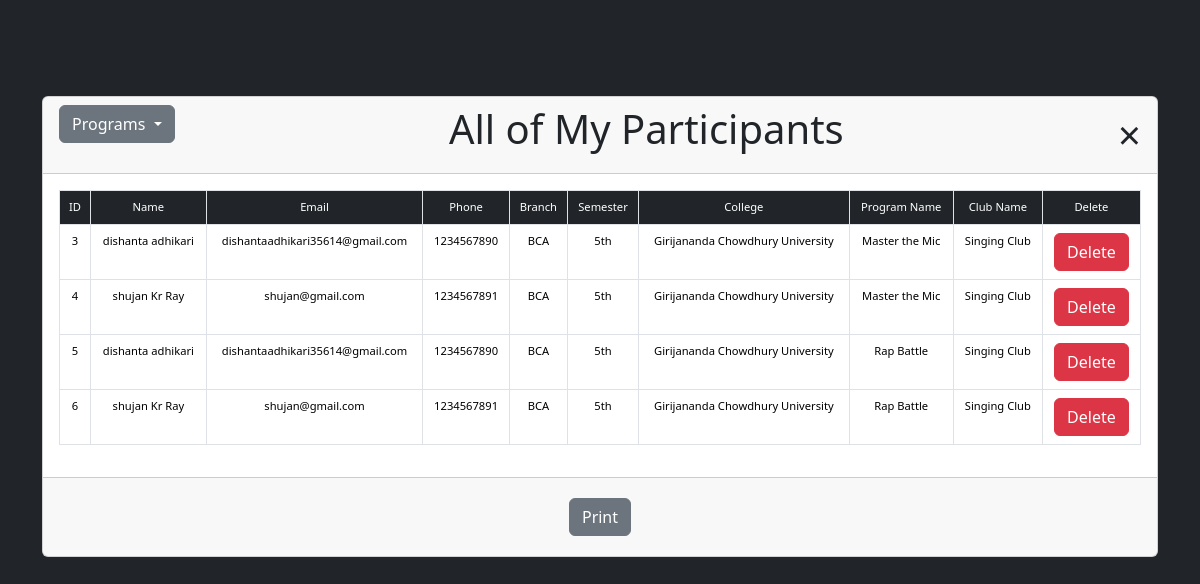
The app's page /clubwiseprtcpnt.php (signed in) with its own data.
### tables this page shows
CREATE TABLE `participant` (
  `participant_id` bigint(20) NOT NULL,
  `name` varchar(50) NOT NULL,
  `email` varchar(50) NOT NULL,
  `phone` bigint(20) NOT NULL,
  `branch` varchar(50) NOT NULL,
  `sem` varchar(50) NOT NULL,
  `college` varchar(50) NOT NULL,
  `program_id` bigint(20) NOT NULL,
  `user_id` bigint(20) NOT NULL
);

CREATE TABLE `program` (
  `program_id` bigint(20) NOT NULL,
  `name` varchar(50) NOT NULL,
  `date` varchar(50) NOT NULL,
  `time` varchar(20) NOT NULL,
  `venue` varchar(50) NOT NULL,
  `image` longblob NOT NULL,
  `staff_coordinator` varchar(50) NOT NULL,
  `phone1` bigint(20) NOT NULL,
  `student_coordinator` varchar(50) NOT NULL,
  `phone2` bigint(20) NOT NULL,
  `user_id` bigint(20) NOT NULL
);

CREATE TABLE `user` (
  `user_id` bigint(20) NOT NULL,
  `user_name` varchar(50) NOT NULL,
  `name` varchar(50) NOT NULL,
  `email` varchar(50) NOT NULL,
  `phone` bigint(20) NOT NULL,
  `pass` varchar(50) NOT NULL,
  `user_type` varchar(50) NOT NULL
);

### clubwiseprtcpnt.php (the view, shortened to what this page needs)
<?php
require_once('connection.php');
$club_partic = $_SESSION['user_id'];
$query = "SELECT * FROM participant WHERE user_id='$club_partic'";
$res = mysqli_query($con, $query);
?>
<!DOCTYPE html>
<html lang="en">
<head>
    <link href="https://cdn.jsdelivr.net/npm/bootstrap@5.3.2/dist/css/bootstrap.min.css" rel="stylesheet"
>
    <link rel="stylesheet" href="https://cdnjs.cloudflare.com/ajax/libs/font-awesome/6.0.0-beta3/css/all.min.css"
 />
    <link rel="stylesheet" href="https://cdnjs.cloudflare.com/ajax/libs/font-awesome/6.2.0/css/all.min.css"
 />
</head>
<body class="bg-dark">
    <div class="container">
        <div class="row mt-5">
            <div class="column">
                <div class="card mt-5">
                    <div class="card-header">
                        <div class="dropdown">
                            <button class="btn btn-secondary dropdown-toggle" type="button" data-bs-toggle="dropdown"
                                aria-expanded="false">
                                Programs
                            </button>
                        </div>
                        <h2 class="display-6">All of My Participants</h2>
                        <span id="closeModal">&times;</span>
                    </div>
                    <div class="card-body">
                        <div class="table-responsive">
                            <table class="table table-bordered text-center">
                                <tr>
                                    <td class="bg-dark text-white"> ID </td>
                                    <td class="bg-dark text-white"> Name </td>
                                    <td class="bg-dark text-white"> Email </td>
                                    <td class="bg-dark text-white"> Phone </td>
                                    <td class="bg-dark text-white"> Branch </td>
                                    <td class="bg-dark text-white"> Semester </td>
                                    <td class="bg-dark text-white"> College </td>
                                    <td class="bg-dark text-white"> Program Name </td>
                                    <td class="bg-dark text-white"> Club Name </td>
                                    <td class="bg-dark text-white"> Delete </td>
                                </tr>
                                <tr>
                                    <?php
                                    while ($row = mysqli_fetch_assoc($res)) {
                                        ?>
                                    <tr>
                                        <td>
                                            <?php echo $row['participant_id']; ?>
                                        </td>
                                        <td>
                                            <?php echo $row['name']; ?>
                                        </td>
                                        <td>
                                            <?php echo $row['email']; ?>
                                        </td>
                                        <td>
                                            <?php echo $row['phone']; ?>
                                        </td>
                                        <td>
                                            <?php echo $row['branch']; ?>
                                        </td>
                                        <td>
                                            <?php echo $row['sem']; ?>
                                        </td>
                                        <td>
                                            <?php echo $row['college']; ?>
                                        </td>
                                        <td>
                                            <?php
                                            $user_id = $row['program_id'];
                                            $query = "SELECT name FROM program WHERE program_id = '$user_id'";
                                            $res2 = mysqli_query($con, $query);
                                            if ($res2) {
                                                $program = mysqli_fetch_assoc($res2);
                                                echo $program['name'];
                                            }
                                            ?>
                                        </td>
                                        <td>
                                            <?php
                                            $user_id = $row['user_id'];
                                            $query = "SELECT name FROM user WHERE user_id = '$user_id'";
                                            $res3 = mysqli_query($con, $query);
                                            if ($res) {
                                                $user = mysqli_fetch_assoc($res3);
                                                echo $user['name'];
                                            }
                                            ?>
                                        </td>
                                        <td>
                                            <form action="" method="POST"
                                                onsubmit="return confirm('Are you sure you want to delete this participant data?');">
                                                <button type="submit" name="delete_participant"
                                                    class="btn btn-danger">Delete</button>
                                            </form>
                                        </td>
                                    </tr>
                                    <?php
                                    }
                                    ?>
                                </tr>
                            </table>
                        </div>
                    </div>
                    <div class="card-footer">
                        <a onclick="printPage()" href="#" class="btn btn-secondary">Print</a>
                    </div>
                </div>
            </div>
        </div>
    </div>
</body>
</html>

### clubwiseprtcpnt.php (style rules this page uses)
.card-header { display: flex; justify-content: space-between; }
#closeModal { font-size: 40px; cursor: pointer; transition: 0.5s ease; }
.card-header h2 { text-align: start; }
.card-footer { display: flex; justify-content: center; padding: 20px; }
@media screen and (max-width: 1205px) { body { font-size: 0.7rem; } }

### records on screen
participant: participant_id "3", name "dishanta adhikari", email "dishantaadhikari35614@gmail.com", phone "1234567890", branch "BCA", sem "5th", college "Girijananda Chowdhury University", program.name "Master the Mic", user.name "Singing Club"
participant: participant_id "4", name "shujan Kr Ray", email "shujan@gmail.com", phone "1234567891", branch "BCA", sem "5th", college "Girijananda Chowdhury University", program.name "Master the Mic", user.name "Singing Club"
participant: participant_id "5", name "dishanta adhikari", email "dishantaadhikari35614@gmail.com", phone "1234567890", branch "BCA", sem "5th", college "Girijananda Chowdhury University", program.name "Rap Battle", user.name "Singing Club"
participant: participant_id "6", name "shujan Kr Ray", email "shujan@gmail.com", phone "1234567891", branch "BCA", sem "5th", college "Girijananda Chowdhury University", program.name "Rap Battle", user.name "Singing Club"
